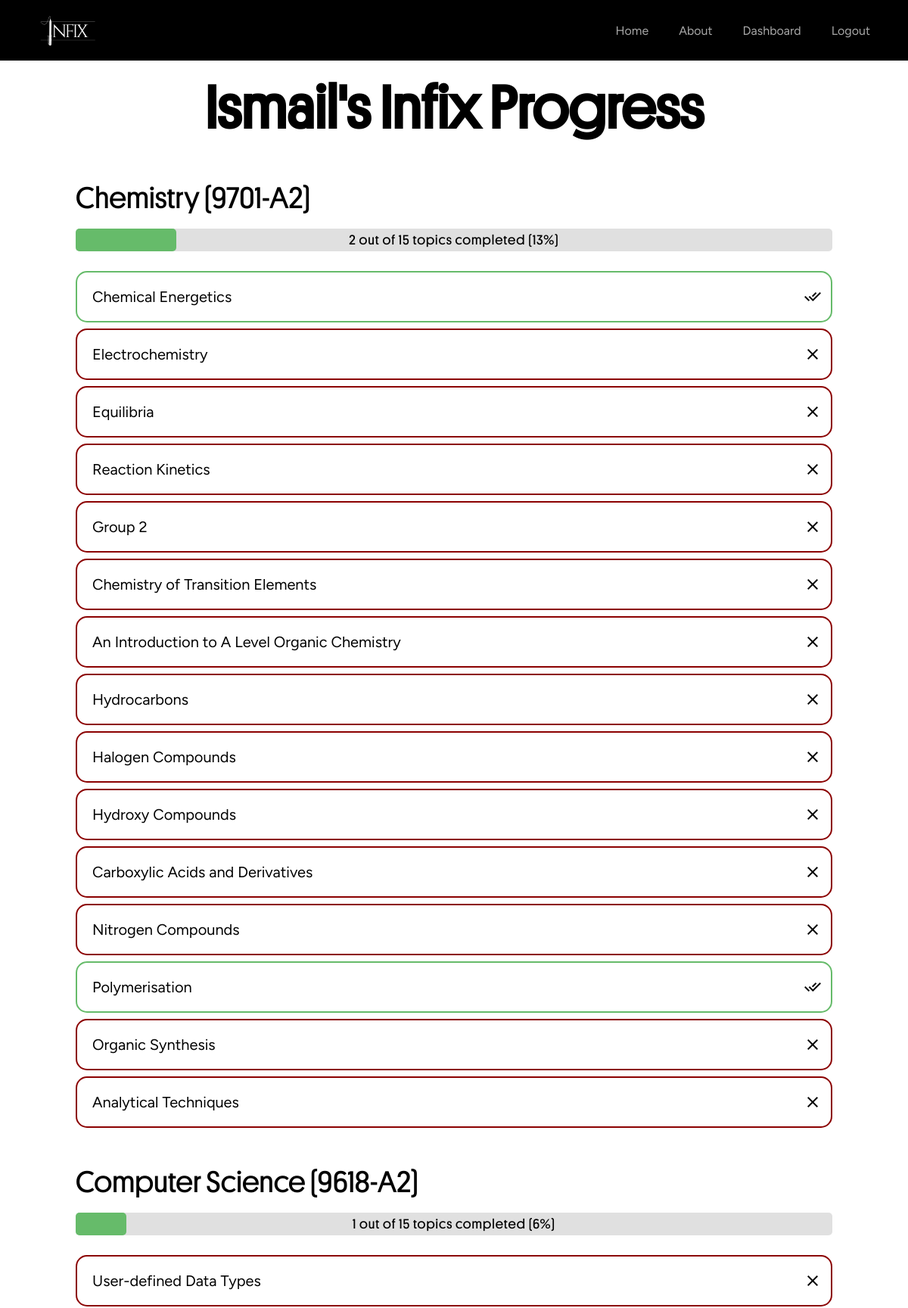
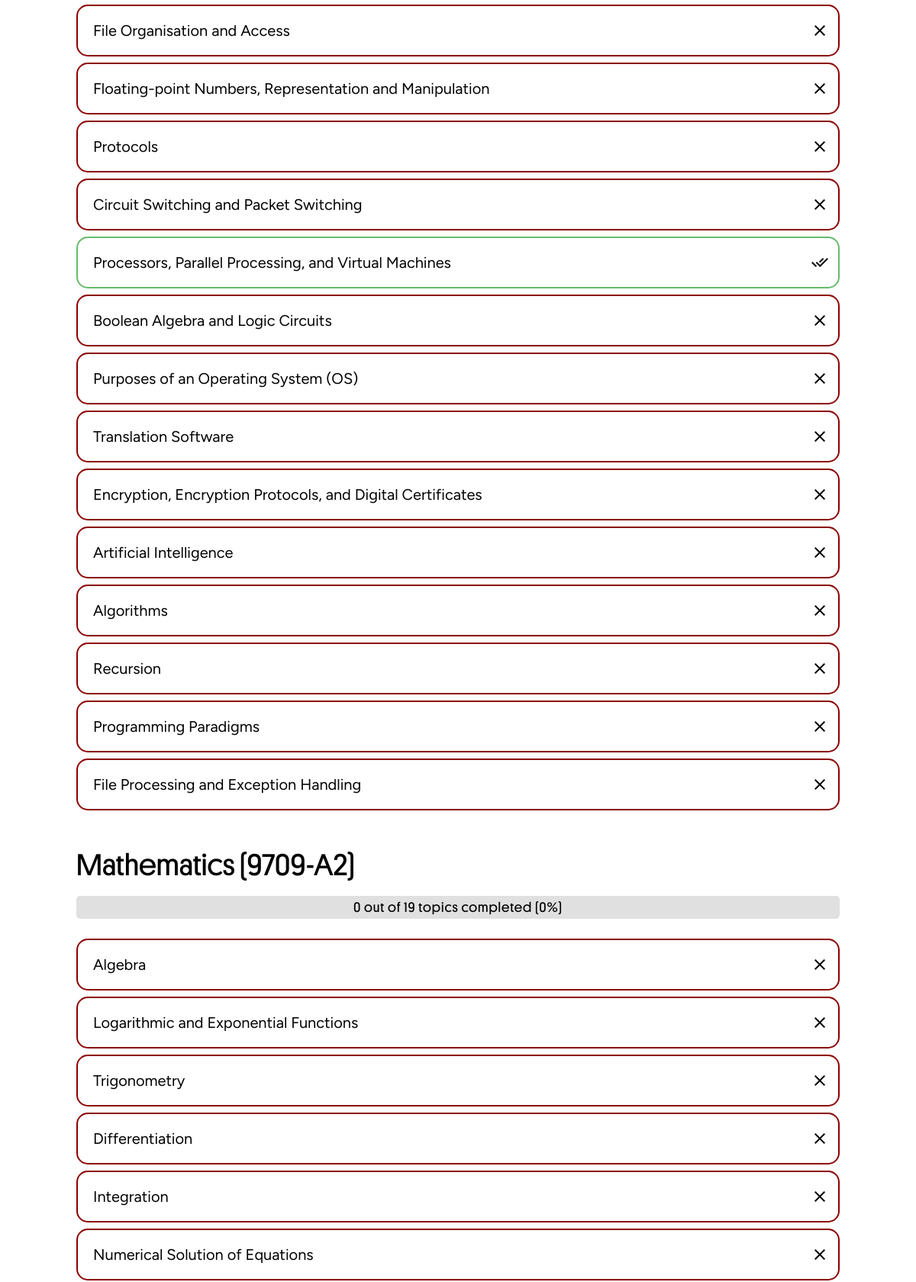
The page /progress (signed in, upper part) on the database its author committed (2 pictures, top to bottom).
### tables this page shows
CREATE TABLE users (
    id INTEGER PRIMARY KEY AUTOINCREMENT,
    fullname TEXT NOT NULL,
    username TEXT NOT NULL UNIQUE,
    email TEXT NOT NULL UNIQUE,
    hash TEXT NOT NULL
, google_id TEXT);

CREATE TABLE courses (
    id INTEGER PRIMARY KEY AUTOINCREMENT,
    path_id INTEGER NOT NULL,
    name TEXT NOT NULL,
    course_code INTEGER NOT NULL UNIQUE,
    FOREIGN KEY (path_id) REFERENCES paths(id) ON DELETE CASCADE
);

CREATE TABLE topics (
    id INTEGER PRIMARY KEY AUTOINCREMENT,
    course_id INTEGER NOT NULL,
    title TEXT NOT NULL,
    category_id INTEGER NULL,
    seq_num INTEGER NOT NULL DEFAULT 0,
    FOREIGN KEY (course_id) REFERENCES courses(id) ON DELETE CASCADE,
    FOREIGN KEY (category_id) REFERENCES categories(id) ON DELETE CASCADE
);

### app.py (the view)
@app.route('/progress')
def progress():
    user_id = session.get('user_id')
    user_info = db.execute("SELECT fullname FROM users WHERE id = ?", (user_id,))
    fullname = user_info[0]['fullname'] if user_info else 'User'
    firstname = fullname.split()[0]
    courses = db.execute("""
        SELECT c.id, c.name, course_code
        FROM courses c
        JOIN user_courses uc ON c.id = uc.course_id
        WHERE uc.user_id = ?
    """, user_id,)
    topics_by_course = {}
    completion_data = {}
    for course in courses:
        topics = db.execute("""
            SELECT t.id, t.title,
                CASE WHEN ut.id IS NOT NULL THEN 1 ELSE 0 END AS completed
            FROM topics t
            LEFT JOIN user_topics ut ON t.id = ut.topic_id AND ut.user_id = ?
            WHERE t.course_id = ?
        """, user_id, course['id'])
        topics_by_course[course['id']] = topics
        total_topics = len(topics)
        completed_topics = sum(topic['completed'] for topic in topics)
        completion_percentage = (completed_topics / total_topics) * 100 if total_topics > 0 else 0
        completion_data[course['id']] = {
            'total': total_topics,
            'completed': completed_topics,
            'percentage': completion_percentage
        }
    return render_template('progress.html', courses=courses, topics_by_course=topics_by_course, completion_data=completion_data, firstname=firstname)

### app.py (called while the page is built)
@app.after_request
def after_request(response):
    response.headers["Cache-Control"] = "no-cache, no-store, must-revalidate"
    response.headers["Expires"] = "0"
    response.headers["Pragma"] = "no-cache"
    return response

### templates/progress.html (shortened to what this page needs)
{% extends 'base.html' %}
{% block styles %}
<link rel="stylesheet" href="{{ url_for('static', filename='css/progress.css') }}">
<link href="https://cdn.jsdelivr.net/npm/remixicon@4.3.0/fonts/remixicon.css" rel="stylesheet"/>
{% endblock %}
{% block HomeActive %}inactive{% endblock %}
{% block content %}
<div id="progress-container">
  <h1>{{ firstname }}'s Infix Progress</h1>
  <div class="list">
    {% for course in courses %}
    <div class="course-container">
      <p class="course-name">{{ course.name }} ({{ course.course_code }})</p>
      <div class="progress-bar-container">
        <div class="progress-bar" style="width: {{ completion_data[course.id]['percentage'] }}%;"></div>
        <span class="progress-text">
            {{ completion_data[course.id]['completed'] }} out of {{ completion_data[course.id]['total'] }} topics completed ({{ completion_data[course.id]['percentage'] | int }}%)
        </span>
      </div>
      <div class="topics-container">
        {% for topic in topics_by_course[course.id] %}
        <div class="topic-name {% if topic.completed %}completed{% else %}incomplete{% endif %}">
          <p>{{ topic.title }}</p>
          {% if topic.completed %}
          <span class="material-symbols-outlined icon">done_all</span>
          {% else %}
          <span class="material-symbols-outlined icon">close</span>
          {% endif %}
        </div>
        {% endfor %}
      </div>
    </div>
    {% endfor %}
  </div>
</div>
{% endblock %}

### static/css/styles.css (style rules this page uses)
html { scroll-behavior: smooth; font-family: "Figtree", sans-serif; }
* { margin: 0; padding: 0; transition: all ease 0.3s; }
body, html { overflow-x: hidden; }

### static/css/progress.css (style rules this page uses)
#progress-container { padding: calc(80px + 1rem) 100px; display: flex; flex-direction: column; justify-content: flex-start; align-items: center; min-height: 100%; }
#progress-container h1 { font-size: 80px; font-family: 'Platform-Regular'; margin-bottom: 30px; }
.list { display: flex; flex-direction: column; justify-content: center; align-items: center; width: 100%; }
.course-name { font-family: 'Platform-Regular'; font-size: 40px; }
.course-container { padding: 1em 0.5em; display: flex; flex-direction: column; justify-content: center; align-items: flex-start; width: 100%; margin-bottom: 1em; gap: 1em; border-radius: 15px; }
.topics-container { display: flex; flex-direction: column; justify-content: center; align-items: center; gap: 0.5em; width: 100%; }
.topic-name { box-sizing: border-box; font-size: 20px; width: 100%; padding: 1em 1em; border: solid 2px black; border-radius: 15px; position: relative; }
.icon { position: absolute; top: 50%; right: 0; transform: translate(-50%, -50%); }
.completed { border: solid 2px #66BB6A; }
.incomplete { border: solid 2px darkred; }
.progress-bar-container { background-color: #e0e0e0; border-radius: 5px; position: relative; height: 30px; width: 100%; margin-bottom: 10px; }
.progress-bar { background-color: #66BB6A; height: 100%; border-radius: 5px; transition: width 0.3s ease; }
.progress-text { position: absolute; top: 50%; left: 50%; transform: translate(-50%, -50%); font-size: 18px; color: black; line-height: 20px; font-family: 'Platform-Regular'; letter-spacing: 1px; }

### rows shown on the page
users: username "Ismail"
courses: name "Chemistry", course_code "9701-A2", {{ completion_data[course.id]['percentage'] }} 13.333333333333334 (drawn), id "2", completion_data "15", completion_data "13"
topics: title "Chemical Energetics"
topics: title "Electrochemistry"
topics: title "Equilibria"
topics: title "Reaction Kinetics"
topics: title "Group 2"
topics: title "Chemistry of Transition Elements"
topics: title "An Introduction to A Level Organic Chemistry"
topics: title "Hydrocarbons"
topics: title "Halogen Compounds"
topics: title "Hydroxy Compounds"
topics: title "Carboxylic Acids and Derivatives"
topics: title "Nitrogen Compounds"
topics: title "Polymerisation"
topics: title "Organic Synthesis"
topics: title "Analytical Techniques"
courses: name "Computer Science", course_code "9618-A2", {{ completion_data[course.id]['percentage'] }} 6.666666666666667 (drawn), completion_data "1", completion_data "15", completion_data "6"
topics: title "User-defined Data Types"
topics: title "File Organisation and Access"
topics: title "Floating-point Numbers, Representation and Manipulation"
topics: title "Protocols"
topics: title "Circuit Switching and Packet Switching"
topics: title "Processors, Parallel Processing, and Virtual Machines"
topics: title "Boolean Algebra and Logic Circuits"
topics: title "Purposes of an Operating System (OS)"
topics: title "Translation Software"
topics: title "Encryption, Encryption Protocols, and Digital Certificates"
topics: title "Artificial Intelligence"
topics: title "Algorithms"
topics: title "Recursion"
topics: title "Programming Paradigms"
topics: title "File Processing and Exception Handling"
courses: name "Mathematics", course_code "9709-A2", completion_data "0", completion_data "19"
topics: title "Algebra"
topics: title "Logarithmic and Exponential Functions"
topics: title "Trigonometry"
topics: title "Differentiation"
topics: title "Integration"
topics: title "Numerical Solution of Equations"
